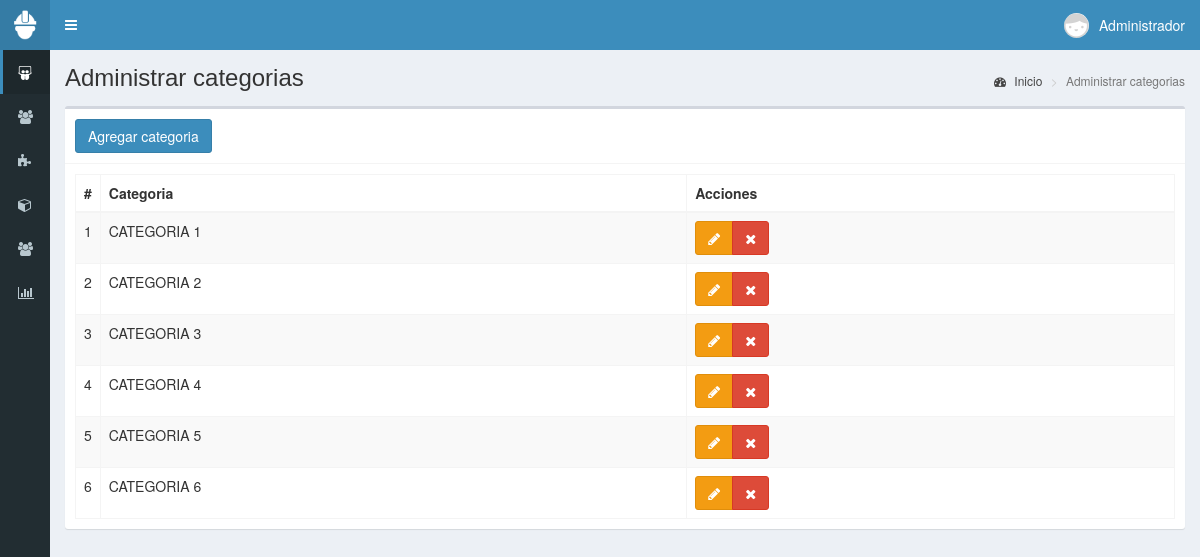
The page /categorias (signed in) on the database its author committed.
### tables this page shows
CREATE TABLE IF NOT EXISTS `categorias` (
  `id` int(11) NOT NULL AUTO_INCREMENT,
  `categoria` text NOT NULL,
  `fecha` timestamp NOT NULL DEFAULT current_timestamp() ON UPDATE current_timestamp(),
  PRIMARY KEY (`id`)
);

### controladores/plantilla.controlador.php (called while the page is built)
<?php
	class ControladorPlantilla{
		static public function ctrPlantilla(){
			include "vistas/plantilla.php";
		}
	}

### index.php (called while the page is built, shortened)
<?php
	require_once "controladores/plantilla.controlador.php";
	require_once "controladores/categorias.controlador.php";
	require_once "controladores/ventas.controlador.php";
	require_once "modelos/categorias.modelos.php";
	$plantilla = new ControladorPlantilla();
	$plantilla -> ctrPlantilla();
?>

### controladores/categorias.controlador.php (called while the page is built, shortened)
<?php
class ControladorCategorias{
	static public function ctrMostrarCategorias($item, $valor){
		$tabla = "categorias";
		$respuesta = ModeloCategorias::mdlMostrarCategorias($tabla, $item, $valor);
		return $respuesta;
	}
}

### modelos/conexion.php (called while the page is built)
<?php
	class Conexion{
		static public function conectar(){
			$link = new PDO("mysql:host=localhost;dbname=pos",
							"root",
							"");
			$link->exec("set names utf8");
			return $link;
		}
	}
?>

### modelos/categorias.modelos.php (called while the page is built, shortened)
<?php
require_once "conexion.php";
class ModeloCategorias{
	static public function mdlMostrarCategorias($tabla, $item, $valor){
		if($item != null){
			$stmt = Conexion::conectar()->prepare("SELECT * FROM $tabla WHERE $item = :$item");
			$stmt -> bindParam(":".$item, $valor, PDO::PARAM_STR);
			$stmt -> execute();
			return $stmt -> fetch();
		}else{
			$stmt = Conexion::conectar()->prepare("SELECT * FROM $tabla");
			$stmt -> execute();
			return $stmt -> fetchAll();
		}
	}
}

### vistas/modulos/categorias.php (the view, shortened to what this page needs)
<div class="content-wrapper">
  <section class="content-header">
    <h1>
      Administrar categorias
    </h1>
    <ol class="breadcrumb">
      <li><a href="inicio"><i class="fa fa-dashboard"></i> Inicio</a></li>
      <li class="active">Administrar categorias</li>
    </ol>
  </section>
  <section class="content">
    <div class="box">
      <div class="box-header with-border">
        <button class="btn btn-primary" data-toggle="modal" data-target="#modalAgregarCategoria">
          Agregar categoria
        </button>
      </div>
      <div class="box-body">
       <table class="table table-bordered table-striped dt-responsive tablas" width="100%">
        <thead>
         <tr>
           <th style="width:10px">#</th>
           <th>Categoria</th>
           <th>Acciones</th>
         </tr>
        </thead>
        <tbody>
        <?php
          $item = null;
          $valor = null;
          $categorias = ControladorCategorias::ctrMostrarCategorias($item, $valor);
          foreach ($categorias as $key => $value) {
            echo ' <tr>
                    <td>'.($key+1).'</td>
                    <td class="text-uppercase">'.$value["categoria"].'</td>
                    <td>
                      <div class="btn-group">
                        <button class="btn btn-warning btnEditarCategoria" idCategoria="'.$value["id"].'" data-toggle="modal" data-target="#modalEditarCategoria"><i class="fa fa-pencil"></i></button>';
                        if ($_SESSION["perfil"] == "Administrador") {
                          echo '<button class="btn btn-danger btnEliminarCategoria" idCategoria="'.$value["id"].'"><i class="fa fa-times"></i></button>';
                        }
                      echo '</div>
                    </td>
                  </tr>';
          }
        ?>
        </tbody>
       </table>
      </div>
    </div>
  </section>
</div>

### rows shown on the page
categorias: categoria "CATEGORIA 1"
categorias: categoria "CATEGORIA 2"
categorias: categoria "CATEGORIA 3"
categorias: categoria "CATEGORIA 4"
categorias: categoria "CATEGORIA 5"
categorias: categoria "CATEGORIA 6"

### other values the page prints
$_SESSION["nombre"] "Administrador"
